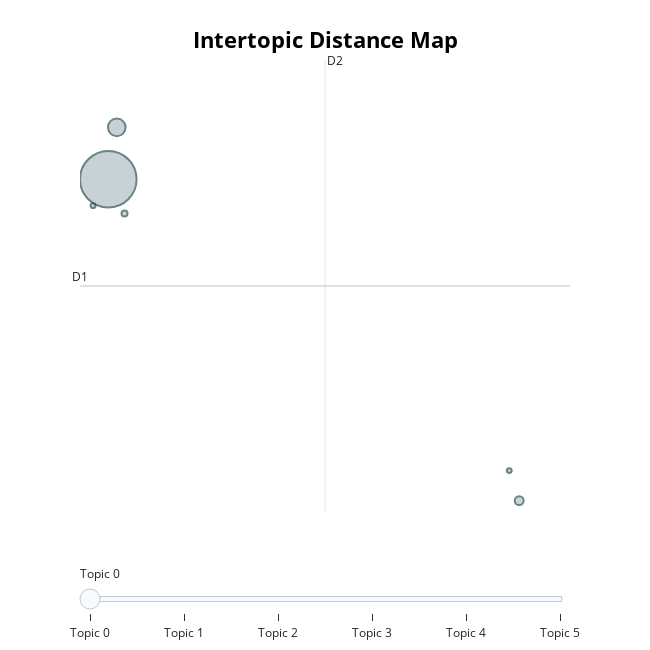

The code cell stored with this chart in its notebook:
### Code cell
topic_model.visualize_topics()

### Figure 1 — Plotly figure (JSON) as saved in the notebook; plotly's stock layout.template omitted (floating-point values rounded to 4 significant figures)
{"data": [{"customdata": [[0, "constituicao | constitucional | extraordinario | servidores | caso", 21000], [1, "fazenda | nacional | contribuicao | prescricao | rural", 2046], [2, "original | site | copia | informe | acesse", 519], [3, "ltda | judiciais | decorrente | acoes | empreendimentos", 236], [4, "engenharia | agronomia | crea | arquitetura | taxa", 156], [5, "codigo | verificador | endereco | conferencia | preenchimento", 152]], "hovertemplate": "<b>Topic %{customdata[0]}</b><br>%{customdata[1]}<br>Size: %{customdata[2]}", "legendgroup": "", "marker": {"color": "#B0BEC5", "line": {"color": "DarkSlateGrey", "width": 2}, "size": [21000, 2046, 519, 236, 156, 152], "sizemode": "area", "sizeref": 13.12, "symbol": "circle"}, "mode": "markers", "name": "", "orientation": "v", "showlegend": false, "type": "scatter", "x": [-2.626, -2.316, 12.35, -2.035, -3.18, 11.99], "xaxis": "x", "y": [4.779, 5.404, 0.9118, 4.367, 4.462, 1.274], "yaxis": "y"}], "layout": {"annotations": [{"showarrow": false, "text": "D1", "x": -3.657, "y": 3.495, "yshift": 10}, {"showarrow": false, "text": "D2", "x": 5.274, "xshift": 10, "y": 6.214}], "height": 650, "hoverlabel": {"bgcolor": "white", "font": {"family": "Rockwell", "size": 16}}, "legend": {"itemsizing": "constant", "tracegroupgap": 0}, "margin": {"t": 60}, "shapes": [{"line": {"color": "#CFD8DC", "width": 2}, "type": "line", "x0": 5.274, "x1": 5.274, "y0": 0.775, "y1": 6.214}, {"line": {"color": "#9E9E9E", "width": 2}, "type": "line", "x0": -3.657, "x1": 14.21, "y0": 3.495, "y1": 3.495}], "sliders": [{"active": 0, "pad": {"t": 50}, "steps": [{"args": [{"marker.color": [["red", "#B0BEC5", "#B0BEC5", "#B0BEC5", "#B0BEC5", "#B0BEC5"]]}], "label": "Topic 0", "method": "update"}, {"args": [{"marker.color": [["#B0BEC5", "red", "#B0BEC5", "#B0BEC5", "#B0BEC5", "#B0BEC5"]]}], "label": "Topic 1", "method": "update"}, {"args": [{"marker.color": [["#B0BEC5", "#B0BEC5", "red", "#B0BEC5", "#B0BEC5", "#B0BEC5"]]}], "label": "Topic 2", "method": "update"}, {"args": [{"marker.color": [["#B0BEC5", "#B0BEC5", "#B0BEC5", "red", "#B0BEC5", "#B0BEC5"]]}], "label": "Topic 3", "method": "update"}, {"args": [{"marker.color": [["#B0BEC5", "#B0BEC5", "#B0BEC5", "#B0BEC5", "red", "#B0BEC5"]]}], "label": "Topic 4", "method": "update"}, {"args": [{"marker.color": [["#B0BEC5", "#B0BEC5", "#B0BEC5", "#B0BEC5", "#B0BEC5", "red"]]}], "label": "Topic 5", "method": "update"}]}], "title": {"font": {"color": "Black", "size": 22}, "text": "<b>Intertopic Distance Map</b>", "x": 0.5, "xanchor": "center", "y": 0.95, "yanchor": "top"}, "width": 650, "xaxis": {"anchor": "y", "domain": [0, 1], "range": [-3.657, 14.21], "title": {"text": ""}, "visible": false}, "yaxis": {"anchor": "x", "domain": [0, 1], "range": [0.775, 6.214], "title": {"text": ""}, "visible": false}}}
